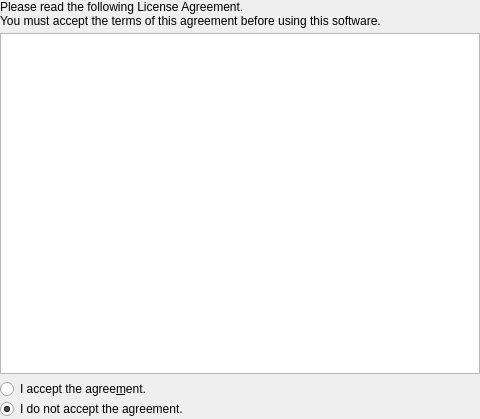
<?xml version="1.0" encoding="UTF-8"?>
<ui version="4.0">
 <class>licenseWidget</class>
 <widget class="QWidget" name="licenseWidget">
  <property name="geometry">
   <rect>
    <x>0</x>
    <y>0</y>
    <width>480</width>
    <height>419</height>
   </rect>
  </property>
  <property name="sizePolicy">
   <sizepolicy hsizetype="Preferred" vsizetype="Expanding">
    <horstretch>0</horstretch>
    <verstretch>0</verstretch>
   </sizepolicy>
  </property>
  <property name="windowTitle">
   <string>Form</string>
  </property>
  <layout class="QVBoxLayout" name="licenseLayout">
   <property name="spacing">
    <number>0</number>
   </property>
   <property name="leftMargin">
    <number>0</number>
   </property>
   <property name="topMargin">
    <number>0</number>
   </property>
   <property name="rightMargin">
    <number>0</number>
   </property>
   <property name="bottomMargin">
    <number>0</number>
   </property>
   <item>
    <widget class="QLabel" name="licenseLabel">
     <property name="text">
      <string>Please read the following License Agreement.
You must accept the terms of this agreement before using this software.</string>
     </property>
     <property name="textFormat">
      <enum>Qt::PlainText</enum>
     </property>
    </widget>
   </item>
   <item>
    <spacer name="verticalSpacer">
     <property name="orientation">
      <enum>Qt::Vertical</enum>
     </property>
     <property name="sizeType">
      <enum>QSizePolicy::Fixed</enum>
     </property>
     <property name="sizeHint" stdset="0">
      <size>
       <width>20</width>
       <height>5</height>
      </size>
     </property>
    </spacer>
   </item>
   <item>
    <widget class="QTextEdit" name="licenseContainer">
     <property name="focusPolicy">
      <enum>Qt::NoFocus</enum>
     </property>
     <property name="documentTitle">
      <string notr="true"/>
     </property>
     <property name="readOnly">
      <bool>true</bool>
     </property>
     <property name="html">
      <string notr="true">&lt;!DOCTYPE HTML PUBLIC &quot;-//W3C//DTD HTML 4.0//EN&quot; &quot;http://www.w3.org/TR/REC-html40/strict.dtd&quot;&gt;
&lt;html&gt;&lt;head&gt;&lt;meta name=&quot;qrichtext&quot; content=&quot;1&quot; /&gt;&lt;style type=&quot;text/css&quot;&gt;
p, li { white-space: pre-wrap; }
&lt;/style&gt;&lt;/head&gt;&lt;body style=&quot; font-family:'MS Shell Dlg 2'; font-size:8.25pt; font-weight:400; font-style:normal;&quot;&gt;
&lt;p style=&quot;-qt-paragraph-type:empty; margin-top:0px; margin-bottom:0px; margin-left:0px; margin-right:0px; -qt-block-indent:0; text-indent:0px; font-family:'Oxygen-Sans'; font-size:10pt;&quot;&gt;&lt;br /&gt;&lt;/p&gt;&lt;/body&gt;&lt;/html&gt;</string>
     </property>
    </widget>
   </item>
   <item>
    <spacer name="licenseSpacer">
     <property name="orientation">
      <enum>Qt::Vertical</enum>
     </property>
     <property name="sizeType">
      <enum>QSizePolicy::Fixed</enum>
     </property>
     <property name="sizeHint" stdset="0">
      <size>
       <width>20</width>
       <height>5</height>
      </size>
     </property>
    </spacer>
   </item>
   <item>
    <widget class="QRadioButton" name="licenseAcceptRadio">
     <property name="focusPolicy">
      <enum>Qt::NoFocus</enum>
     </property>
     <property name="text">
      <string>I accept the agree&amp;ment.</string>
     </property>
     <property name="checked">
      <bool>false</bool>
     </property>
    </widget>
   </item>
   <item>
    <widget class="QRadioButton" name="licenseRejectRadio">
     <property name="focusPolicy">
      <enum>Qt::NoFocus</enum>
     </property>
     <property name="text">
      <string>I do not accept the agreement.</string>
     </property>
     <property name="checked">
      <bool>true</bool>
     </property>
    </widget>
   </item>
  </layout>
 </widget>
 <resources/>
 <connections/>
</ui>
